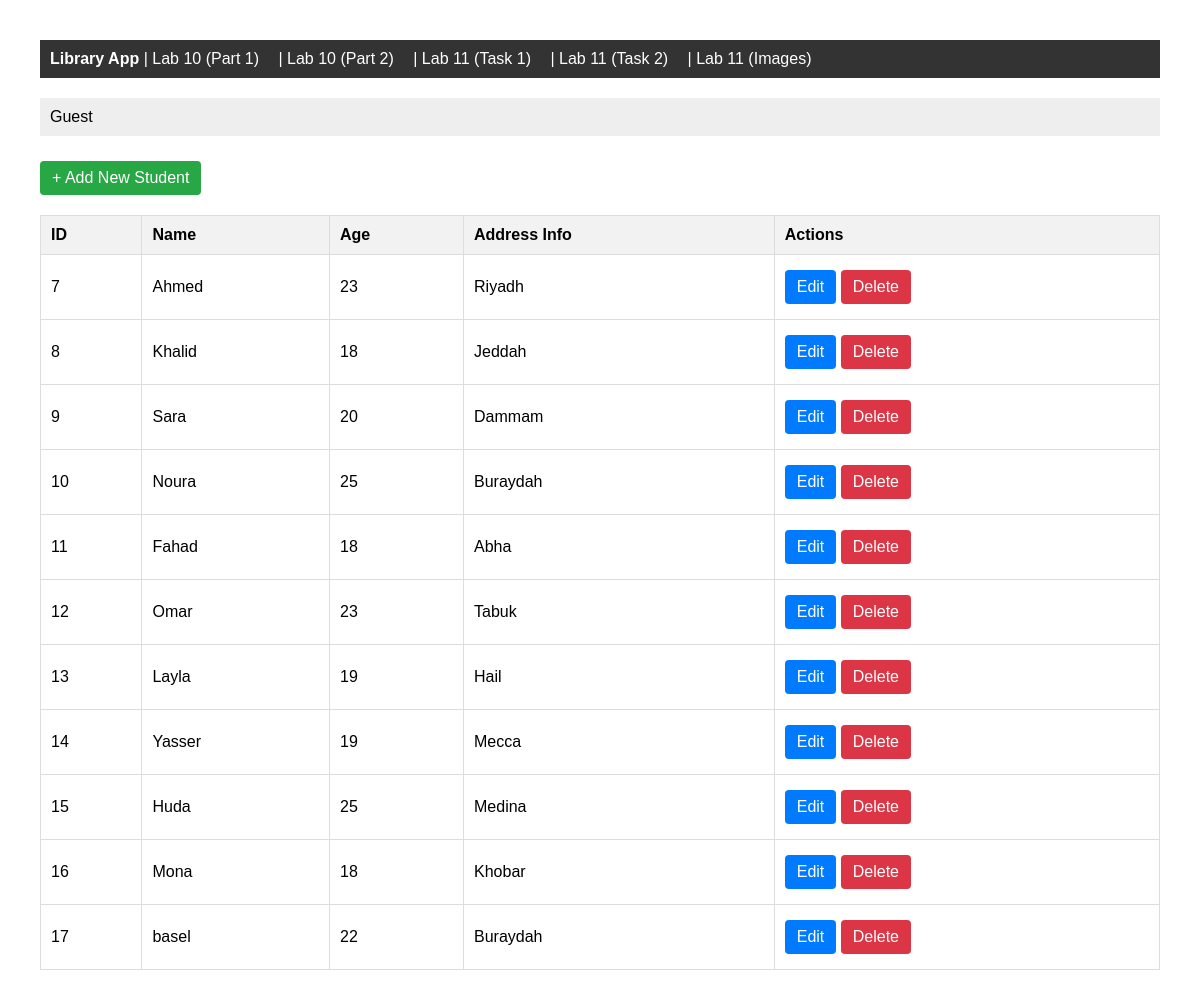
Screenshot of /books/lab11/students/ with the database file from the repository.
### apps/bookmodule/models.py (models this page shows, shortened)
class Student(models.Model):
    name = models.CharField(max_length=100)
    age = models.IntegerField()
    address = models.ForeignKey(Address, on_delete=models.CASCADE)

class Address(models.Model):
    city = models.CharField(max_length=100)

### apps/bookmodule/views.py (the view)
# urls.py: path('lab11/students/', views.list_students, name='list_students'),
def list_students(request):
    students = Student.objects.all()
    context = {'students': students, 'view_type': 'list', 'task_type': 'task1', 'page_title': 'Task 1: Students List'}
    return render(request, 'bookmodule/lab10_master.html', context)

### apps/templates/bookmodule/lab10_master.html (shortened to what this page needs)
<!DOCTYPE html>
<html>
<head>
</head>
<body>
    <div class="navbar">
        <strong>Library App</strong> |
        <a href="{% url 'list_books_no_form' %}">Lab 10 (Part 1)</a> |
        <a href="{% url 'list_books_with_form' %}">Lab 10 (Part 2)</a> |
        <a href="{% url 'list_students' %}">Lab 11 (Task 1)</a> |
        <a href="{% url 'list_students2' %}">Lab 11 (Task 2)</a> |
        <a href="{% url 'list_images' %}">Lab 11 (Images)</a>
    </div>
    <div style="background: #eee; padding: 10px; margin-bottom: 20px;">
        {% if user.is_authenticated %}
            <span>Welcome, {{ user.username }}!</span>
            {% else %}
             <span>Guest</span>
        {% endif %}
    </div>
    {% block content %}
        {% if view_type == 'list' %}
            {% if task_type == 'task1' %}
                <a href="{% url 'add_student' %}" class="btn btn-add">+ Add New Student</a>
            {% elif task_type == 'task2' %}
                <a href="{% url 'add_student2' %}" class="btn btn-add">+ Add New Student (Multi-Address)</a>
            {% elif task_type == 'task3' %}
                <a href="{% url 'upload_image' %}" class="btn btn-add">+ Upload New Image</a>
            {% endif %}
            {% if task_type == 'task1' or task_type == 'task2' %}
                <table>
                    <thead>
                        <tr>
                            <th>ID</th>
                            <th>Name</th>
                            <th>Age</th>
                            <th>Address Info</th>
                            <th>Actions</th>
                        </tr>
                    </thead>
                    <tbody>
                        {% for student in students %}
                        <tr>
                            <td>{{ student.id }}</td>
                            <td>{{ student.name }}</td>
                            <td>{{ student.age }}</td>
                            <td>
                                {% if task_type == 'task1' %}
                                    {{ student.address.city }}
                                {% else %}
                                    {% for addr in student.addresses.all %}
                                        <span class="badge">{{ addr.city }}</span>
                                    {% empty %}
                                        <span style="color:red;">No Address</span>
                                    {% endfor %}
                                {% endif %}
                            </td>
                            <td>
                                {% if task_type == 'task1' %}
                                    <a href="{% url 'update_student' pk=student.id %}" class="btn btn-edit">Edit</a>
                                    <a href="{% url 'delete_student' pk=student.id %}" class="btn btn-delete">Delete</a>
                                {% else %}
                                    <a href="{% url 'update_student2' pk=student.id %}" class="btn btn-edit">Edit</a>
                                    <a href="{% url 'delete_student2' pk=student.id %}" class="btn btn-delete">Delete</a>
                                {% endif %}
                            </td>
                        </tr>
                        {% empty %}
                        <tr><td colspan="5">No students found.</td></tr>
                        {% endfor %}
                    </tbody>
                </table>
            {% endif %}
        {% endif %}
    {% endblock content %}
    </body>
</html>

### apps/templates/bookmodule/lab10_master.html (style rules this page uses)
body { font-family: Arial, sans-serif; margin: 20px; padding: 20px; }
table { width: 100%; border-collapse: collapse; margin-top: 15px; }
th, td { border: 1px solid #ddd; padding: 10px; text-align: left; }
th { background-color: #f2f2f2; }
.btn { padding: 8px 12px; text-decoration: none; color: white; border-radius: 4px; display: inline-block; margin: 5px 0; }
.btn-add { background-color: #28a745; }
.btn-edit { background-color: #007bff; }
.btn-delete { background-color: #dc3545; }
.navbar { background: #333; padding: 10px; color: white; margin-bottom: 20px; }
.navbar a { color: white; text-decoration: none; margin-right: 15px; }

### rows the page displays
Student: id "7", name "Ahmed", age "23", address.city "Riyadh"
Student: id "8", name "Khalid", age "18", address.city "Jeddah"
Student: id "9", name "Sara", age "20", address.city "Dammam"
Student: id "10", name "Noura", age "25", address.city "Buraydah"
Student: id "11", name "Fahad", age "18", address.city "Abha"
Student: id "12", name "Omar", age "23", address.city "Tabuk"
Student: id "13", name "Layla", age "19", address.city "Hail"
Student: id "14", name "Yasser", age "19", address.city "Mecca"
Student: id "15", name "Huda", age "25", address.city "Medina"
Student: id "16", name "Mona", age "18", address.city "Khobar"
Student: id "17", name "basel", age "22", address.city "Buraydah"
